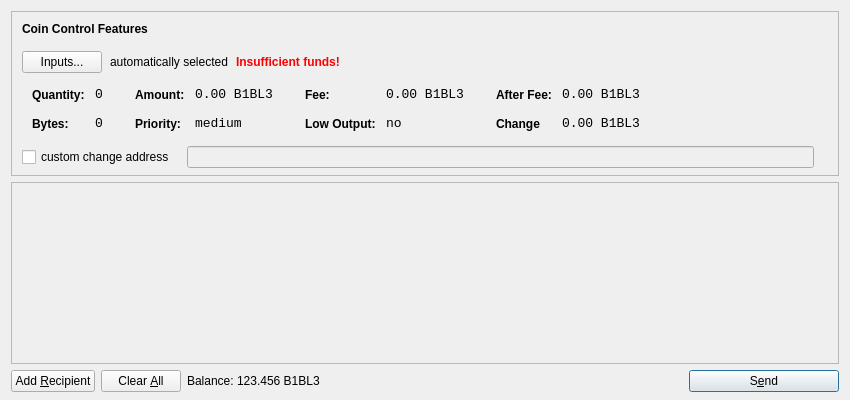
<?xml version="1.0" encoding="UTF-8"?>
<ui version="4.0">
 <class>SendCoinsDialog</class>
 <widget class="QDialog" name="SendCoinsDialog">
  <property name="geometry">
   <rect>
    <x>0</x>
    <y>0</y>
    <width>850</width>
    <height>400</height>
   </rect>
  </property>
  <property name="windowTitle">
   <string>Send Coins</string>
  </property>
  <layout class="QVBoxLayout" name="verticalLayout" stretch="0,1,0">
   <property name="bottomMargin">
    <number>8</number>
   </property>
   <item>
    <widget class="QFrame" name="frameCoinControl">
     <property name="sizePolicy">
      <sizepolicy hsizetype="Expanding" vsizetype="Expanding">
       <horstretch>0</horstretch>
       <verstretch>0</verstretch>
      </sizepolicy>
     </property>
     <property name="maximumSize">
      <size>
       <width>16777215</width>
       <height>16777215</height>
      </size>
     </property>
     <property name="frameShape">
      <enum>QFrame::StyledPanel</enum>
     </property>
     <property name="frameShadow">
      <enum>QFrame::Sunken</enum>
     </property>
     <layout class="QVBoxLayout" name="verticalLayoutCoinControl2">
      <property name="spacing">
       <number>-1</number>
      </property>
      <property name="leftMargin">
       <number>0</number>
      </property>
      <property name="topMargin">
       <number>0</number>
      </property>
      <property name="rightMargin">
       <number>0</number>
      </property>
      <property name="bottomMargin">
       <number>6</number>
      </property>
      <item>
       <layout class="QVBoxLayout" name="verticalLayoutCoinControl" stretch="0,0,0,0,1">
        <property name="spacing">
         <number>0</number>
        </property>
        <property name="leftMargin">
         <number>10</number>
        </property>
        <property name="topMargin">
         <number>10</number>
        </property>
        <item>
         <layout class="QHBoxLayout" name="horizontalLayoutCoinControl1">
          <property name="bottomMargin">
           <number>15</number>
          </property>
          <item>
           <widget class="QLabel" name="labelCoinControlFeatures">
            <property name="sizePolicy">
             <sizepolicy hsizetype="Preferred" vsizetype="Maximum">
              <horstretch>0</horstretch>
              <verstretch>0</verstretch>
             </sizepolicy>
            </property>
            <property name="font">
             <font>
              <weight>75</weight>
              <bold>true</bold>
             </font>
            </property>
            <property name="styleSheet">
             <string notr="true">font-weight:bold;</string>
            </property>
            <property name="text">
             <string>Coin Control Features</string>
            </property>
           </widget>
          </item>
         </layout>
        </item>
        <item>
         <layout class="QHBoxLayout" name="horizontalLayoutCoinControl2" stretch="0,0,0,0">
          <property name="spacing">
           <number>8</number>
          </property>
          <property name="bottomMargin">
           <number>10</number>
          </property>
          <item>
           <widget class="QPushButton" name="pushButtonCoinControl">
            <property name="styleSheet">
             <string notr="true"/>
            </property>
            <property name="text">
             <string>Inputs...</string>
            </property>
           </widget>
          </item>
          <item>
           <widget class="QLabel" name="labelCoinControlAutomaticallySelected">
            <property name="text">
             <string>automatically selected</string>
            </property>
            <property name="margin">
             <number>5</number>
            </property>
           </widget>
          </item>
          <item>
           <widget class="QLabel" name="labelCoinControlInsuffFunds">
            <property name="font">
             <font>
              <weight>75</weight>
              <bold>true</bold>
             </font>
            </property>
            <property name="styleSheet">
             <string notr="true">color:red;font-weight:bold;</string>
            </property>
            <property name="text">
             <string>Insufficient funds!</string>
            </property>
            <property name="margin">
             <number>5</number>
            </property>
           </widget>
          </item>
          <item>
           <spacer name="horizontalSpacerCoinControl">
            <property name="orientation">
             <enum>Qt::Horizontal</enum>
            </property>
            <property name="sizeHint" stdset="0">
             <size>
              <width>40</width>
              <height>1</height>
             </size>
            </property>
           </spacer>
          </item>
         </layout>
        </item>
        <item>
         <widget class="QWidget" name="widgetCoinControl" native="true">
          <property name="sizePolicy">
           <sizepolicy hsizetype="Preferred" vsizetype="Preferred">
            <horstretch>0</horstretch>
            <verstretch>0</verstretch>
           </sizepolicy>
          </property>
          <property name="minimumSize">
           <size>
            <width>0</width>
            <height>0</height>
           </size>
          </property>
          <property name="styleSheet">
           <string notr="true"/>
          </property>
          <layout class="QHBoxLayout" name="horizontalLayoutCoinControl5">
           <property name="margin">
            <number>0</number>
           </property>
           <item>
            <layout class="QHBoxLayout" name="horizontalLayoutCoinControl3" stretch="0,0,0,1">
             <property name="spacing">
              <number>20</number>
             </property>
             <property name="topMargin">
              <number>0</number>
             </property>
             <property name="bottomMargin">
              <number>10</number>
             </property>
             <item>
              <layout class="QFormLayout" name="formLayoutCoinControl1">
               <property name="horizontalSpacing">
                <number>10</number>
               </property>
               <property name="verticalSpacing">
                <number>14</number>
               </property>
               <property name="leftMargin">
                <number>10</number>
               </property>
               <property name="topMargin">
                <number>4</number>
               </property>
               <property name="rightMargin">
                <number>6</number>
               </property>
               <item row="0" column="0">
                <widget class="QLabel" name="labelCoinControlQuantityText">
                 <property name="styleSheet">
                  <string notr="true">font-weight:bold;</string>
                 </property>
                 <property name="text">
                  <string>Quantity:</string>
                 </property>
                 <property name="margin">
                  <number>0</number>
                 </property>
                </widget>
               </item>
               <item row="0" column="1">
                <widget class="QLabel" name="labelCoinControlQuantity">
                 <property name="font">
                  <font>
                   <family>Monospace</family>
                   <pointsize>10</pointsize>
                  </font>
                 </property>
                 <property name="cursor">
                  <cursorShape>IBeamCursor</cursorShape>
                 </property>
                 <property name="contextMenuPolicy">
                  <enum>Qt::ActionsContextMenu</enum>
                 </property>
                 <property name="text">
                  <string>0</string>
                 </property>
                 <property name="margin">
                  <number>0</number>
                 </property>
                 <property name="textInteractionFlags">
                  <set>Qt::LinksAccessibleByMouse|Qt::TextSelectableByKeyboard|Qt::TextSelectableByMouse</set>
                 </property>
                </widget>
               </item>
               <item row="1" column="0">
                <widget class="QLabel" name="labelCoinControlBytesText">
                 <property name="styleSheet">
                  <string notr="true">font-weight:bold;</string>
                 </property>
                 <property name="text">
                  <string>Bytes:</string>
                 </property>
                </widget>
               </item>
               <item row="1" column="1">
                <widget class="QLabel" name="labelCoinControlBytes">
                 <property name="font">
                  <font>
                   <family>Monospace</family>
                   <pointsize>10</pointsize>
                  </font>
                 </property>
                 <property name="cursor">
                  <cursorShape>IBeamCursor</cursorShape>
                 </property>
                 <property name="contextMenuPolicy">
                  <enum>Qt::ActionsContextMenu</enum>
                 </property>
                 <property name="text">
                  <string>0</string>
                 </property>
                 <property name="textInteractionFlags">
                  <set>Qt::LinksAccessibleByMouse|Qt::TextSelectableByKeyboard|Qt::TextSelectableByMouse</set>
                 </property>
                </widget>
               </item>
              </layout>
             </item>
             <item>
              <layout class="QFormLayout" name="formLayoutCoinControl2">
               <property name="horizontalSpacing">
                <number>10</number>
               </property>
               <property name="verticalSpacing">
                <number>14</number>
               </property>
               <property name="leftMargin">
                <number>6</number>
               </property>
               <property name="topMargin">
                <number>4</number>
               </property>
               <property name="rightMargin">
                <number>6</number>
               </property>
               <item row="0" column="0">
                <widget class="QLabel" name="labelCoinControlAmountText">
                 <property name="styleSheet">
                  <string notr="true">font-weight:bold;</string>
                 </property>
                 <property name="text">
                  <string>Amount:</string>
                 </property>
                 <property name="margin">
                  <number>0</number>
                 </property>
                </widget>
               </item>
               <item row="0" column="1">
                <widget class="QLabel" name="labelCoinControlAmount">
                 <property name="font">
                  <font>
                   <family>Monospace</family>
                   <pointsize>10</pointsize>
                  </font>
                 </property>
                 <property name="cursor">
                  <cursorShape>IBeamCursor</cursorShape>
                 </property>
                 <property name="contextMenuPolicy">
                  <enum>Qt::ActionsContextMenu</enum>
                 </property>
                 <property name="text">
                  <string>0.00 B1BL3</string>
                 </property>
                 <property name="textInteractionFlags">
                  <set>Qt::LinksAccessibleByMouse|Qt::TextSelectableByKeyboard|Qt::TextSelectableByMouse</set>
                 </property>
                </widget>
               </item>
               <item row="1" column="0">
                <widget class="QLabel" name="labelCoinControlPriorityText">
                 <property name="styleSheet">
                  <string notr="true">font-weight:bold;</string>
                 </property>
                 <property name="text">
                  <string>Priority:</string>
                 </property>
                </widget>
               </item>
               <item row="1" column="1">
                <widget class="QLabel" name="labelCoinControlPriority">
                 <property name="font">
                  <font>
                   <family>Monospace</family>
                   <pointsize>10</pointsize>
                  </font>
                 </property>
                 <property name="cursor">
                  <cursorShape>IBeamCursor</cursorShape>
                 </property>
                 <property name="contextMenuPolicy">
                  <enum>Qt::ActionsContextMenu</enum>
                 </property>
                 <property name="text">
                  <string>medium</string>
                 </property>
                 <property name="textInteractionFlags">
                  <set>Qt::LinksAccessibleByMouse|Qt::TextSelectableByKeyboard|Qt::TextSelectableByMouse</set>
                 </property>
                </widget>
               </item>
              </layout>
             </item>
             <item>
              <layout class="QFormLayout" name="formLayoutCoinControl3">
               <property name="horizontalSpacing">
                <number>10</number>
               </property>
               <property name="verticalSpacing">
                <number>14</number>
               </property>
               <property name="leftMargin">
                <number>6</number>
               </property>
               <property name="topMargin">
                <number>4</number>
               </property>
               <property name="rightMargin">
                <number>6</number>
               </property>
               <item row="0" column="0">
                <widget class="QLabel" name="labelCoinControlFeeText">
                 <property name="styleSheet">
                  <string notr="true">font-weight:bold;</string>
                 </property>
                 <property name="text">
                  <string>Fee:</string>
                 </property>
                 <property name="margin">
                  <number>0</number>
                 </property>
                </widget>
               </item>
               <item row="0" column="1">
                <widget class="QLabel" name="labelCoinControlFee">
                 <property name="font">
                  <font>
                   <family>Monospace</family>
                   <pointsize>10</pointsize>
                  </font>
                 </property>
                 <property name="cursor">
                  <cursorShape>IBeamCursor</cursorShape>
                 </property>
                 <property name="contextMenuPolicy">
                  <enum>Qt::ActionsContextMenu</enum>
                 </property>
                 <property name="text">
                  <string>0.00 B1BL3</string>
                 </property>
                 <property name="textInteractionFlags">
                  <set>Qt::LinksAccessibleByMouse|Qt::TextSelectableByKeyboard|Qt::TextSelectableByMouse</set>
                 </property>
                </widget>
               </item>
               <item row="1" column="0">
                <widget class="QLabel" name="labelCoinControlLowOutputText">
                 <property name="styleSheet">
                  <string notr="true">font-weight:bold;</string>
                 </property>
                 <property name="text">
                  <string>Low Output:</string>
                 </property>
                </widget>
               </item>
               <item row="1" column="1">
                <widget class="QLabel" name="labelCoinControlLowOutput">
                 <property name="font">
                  <font>
                   <family>Monospace</family>
                   <pointsize>10</pointsize>
                  </font>
                 </property>
                 <property name="cursor">
                  <cursorShape>IBeamCursor</cursorShape>
                 </property>
                 <property name="contextMenuPolicy">
                  <enum>Qt::ActionsContextMenu</enum>
                 </property>
                 <property name="text">
                  <string>no</string>
                 </property>
                 <property name="textInteractionFlags">
                  <set>Qt::LinksAccessibleByMouse|Qt::TextSelectableByKeyboard|Qt::TextSelectableByMouse</set>
                 </property>
                </widget>
               </item>
              </layout>
             </item>
             <item>
              <layout class="QFormLayout" name="formLayoutCoinControl4">
               <property name="horizontalSpacing">
                <number>10</number>
               </property>
               <property name="verticalSpacing">
                <number>14</number>
               </property>
               <property name="leftMargin">
                <number>6</number>
               </property>
               <property name="topMargin">
                <number>4</number>
               </property>
               <property name="rightMargin">
                <number>6</number>
               </property>
               <item row="0" column="0">
                <widget class="QLabel" name="labelCoinControlAfterFeeText">
                 <property name="styleSheet">
                  <string notr="true">font-weight:bold;</string>
                 </property>
                 <property name="text">
                  <string>After Fee:</string>
                 </property>
                 <property name="margin">
                  <number>0</number>
                 </property>
                </widget>
               </item>
               <item row="0" column="1">
                <widget class="QLabel" name="labelCoinControlAfterFee">
                 <property name="font">
                  <font>
                   <family>Monospace</family>
                   <pointsize>10</pointsize>
                  </font>
                 </property>
                 <property name="cursor">
                  <cursorShape>IBeamCursor</cursorShape>
                 </property>
                 <property name="contextMenuPolicy">
                  <enum>Qt::ActionsContextMenu</enum>
                 </property>
                 <property name="text">
                  <string>0.00 B1BL3</string>
                 </property>
                 <property name="textInteractionFlags">
                  <set>Qt::LinksAccessibleByMouse|Qt::TextSelectableByKeyboard|Qt::TextSelectableByMouse</set>
                 </property>
                </widget>
               </item>
               <item row="1" column="0">
                <widget class="QLabel" name="labelCoinControlChangeText">
                 <property name="styleSheet">
                  <string notr="true">font-weight:bold;</string>
                 </property>
                 <property name="text">
                  <string>Change</string>
                 </property>
                </widget>
               </item>
               <item row="1" column="1">
                <widget class="QLabel" name="labelCoinControlChange">
                 <property name="font">
                  <font>
                   <family>Monospace</family>
                   <pointsize>10</pointsize>
                  </font>
                 </property>
                 <property name="cursor">
                  <cursorShape>IBeamCursor</cursorShape>
                 </property>
                 <property name="contextMenuPolicy">
                  <enum>Qt::ActionsContextMenu</enum>
                 </property>
                 <property name="text">
                  <string>0.00 B1BL3</string>
                 </property>
                 <property name="textInteractionFlags">
                  <set>Qt::LinksAccessibleByMouse|Qt::TextSelectableByKeyboard|Qt::TextSelectableByMouse</set>
                 </property>
                </widget>
               </item>
              </layout>
             </item>
            </layout>
           </item>
          </layout>
         </widget>
        </item>
        <item>
         <layout class="QHBoxLayout" name="horizontalLayoutCoinControl4" stretch="0,0,0">
          <property name="spacing">
           <number>12</number>
          </property>
          <property name="sizeConstraint">
           <enum>QLayout::SetDefaultConstraint</enum>
          </property>
          <property name="topMargin">
           <number>5</number>
          </property>
          <property name="rightMargin">
           <number>5</number>
          </property>
          <item>
           <widget class="QCheckBox" name="checkBoxCoinControlChange">
            <property name="text">
             <string>custom change address</string>
            </property>
           </widget>
          </item>
          <item>
           <widget class="QLineEdit" name="lineEditCoinControlChange">
            <property name="enabled">
             <bool>false</bool>
            </property>
            <property name="sizePolicy">
             <sizepolicy hsizetype="Expanding" vsizetype="Fixed">
              <horstretch>0</horstretch>
              <verstretch>0</verstretch>
             </sizepolicy>
            </property>
           </widget>
          </item>
          <item>
           <widget class="QLabel" name="labelCoinControlChangeLabel">
            <property name="sizePolicy">
             <sizepolicy hsizetype="Preferred" vsizetype="Expanding">
              <horstretch>0</horstretch>
              <verstretch>0</verstretch>
             </sizepolicy>
            </property>
            <property name="minimumSize">
             <size>
              <width>0</width>
              <height>0</height>
             </size>
            </property>
            <property name="text">
             <string/>
            </property>
            <property name="margin">
             <number>3</number>
            </property>
           </widget>
          </item>
         </layout>
        </item>
        <item>
         <spacer name="verticalSpacerCoinControl">
          <property name="orientation">
           <enum>Qt::Vertical</enum>
          </property>
          <property name="sizeHint" stdset="0">
           <size>
            <width>800</width>
            <height>1</height>
           </size>
          </property>
         </spacer>
        </item>
       </layout>
      </item>
     </layout>
    </widget>
   </item>
   <item>
    <widget class="QScrollArea" name="scrollArea">
     <property name="widgetResizable">
      <bool>true</bool>
     </property>
     <widget class="QWidget" name="scrollAreaWidgetContents">
      <property name="geometry">
       <rect>
        <x>0</x>
        <y>0</y>
        <width>830</width>
        <height>165</height>
       </rect>
      </property>
      <layout class="QVBoxLayout" name="verticalLayout_2">
       <property name="margin">
        <number>0</number>
       </property>
       <item>
        <layout class="QVBoxLayout" name="entries">
         <property name="spacing">
          <number>6</number>
         </property>
        </layout>
       </item>
       <item>
        <spacer name="verticalSpacer">
         <property name="orientation">
          <enum>Qt::Vertical</enum>
         </property>
         <property name="sizeHint" stdset="0">
          <size>
           <width>20</width>
           <height>40</height>
          </size>
         </property>
        </spacer>
       </item>
      </layout>
     </widget>
    </widget>
   </item>
   <item>
    <layout class="QHBoxLayout" name="horizontalLayout">
     <item>
      <widget class="QPushButton" name="addButton">
       <property name="toolTip">
        <string>Send to multiple recipients at once</string>
       </property>
       <property name="text">
        <string>Add &amp;Recipient</string>
       </property>
       <property name="icon">
        <iconset resource="../bitcoin.qrc">
         <normaloff>:/icons/add</normaloff>:/icons/add</iconset>
       </property>
       <property name="autoDefault">
        <bool>false</bool>
       </property>
      </widget>
     </item>
     <item>
      <widget class="QPushButton" name="clearButton">
       <property name="sizePolicy">
        <sizepolicy hsizetype="Minimum" vsizetype="Fixed">
         <horstretch>0</horstretch>
         <verstretch>0</verstretch>
        </sizepolicy>
       </property>
       <property name="toolTip">
        <string>Remove all transaction fields</string>
       </property>
       <property name="text">
        <string>Clear &amp;All</string>
       </property>
       <property name="icon">
        <iconset resource="../bitcoin.qrc">
         <normaloff>:/icons/remove</normaloff>:/icons/remove</iconset>
       </property>
       <property name="autoRepeatDelay">
        <number>300</number>
       </property>
       <property name="autoDefault">
        <bool>false</bool>
       </property>
      </widget>
     </item>
     <item>
      <layout class="QHBoxLayout" name="horizontalLayout_2">
       <property name="spacing">
        <number>3</number>
       </property>
       <item>
        <widget class="QLabel" name="label">
         <property name="sizePolicy">
          <sizepolicy hsizetype="Preferred" vsizetype="Fixed">
           <horstretch>0</horstretch>
           <verstretch>0</verstretch>
          </sizepolicy>
         </property>
         <property name="text">
          <string>Balance:</string>
         </property>
        </widget>
       </item>
       <item>
        <widget class="QLabel" name="labelBalance">
         <property name="sizePolicy">
          <sizepolicy hsizetype="Preferred" vsizetype="Fixed">
           <horstretch>0</horstretch>
           <verstretch>0</verstretch>
          </sizepolicy>
         </property>
         <property name="cursor">
          <cursorShape>IBeamCursor</cursorShape>
         </property>
         <property name="text">
          <string>123.456 B1BL3</string>
         </property>
         <property name="textInteractionFlags">
          <set>Qt::LinksAccessibleByMouse|Qt::TextSelectableByKeyboard|Qt::TextSelectableByMouse</set>
         </property>
        </widget>
       </item>
      </layout>
     </item>
     <item>
      <spacer name="horizontalSpacer">
       <property name="orientation">
        <enum>Qt::Horizontal</enum>
       </property>
       <property name="sizeHint" stdset="0">
        <size>
         <width>40</width>
         <height>20</height>
        </size>
       </property>
      </spacer>
     </item>
     <item>
      <widget class="QPushButton" name="sendButton">
       <property name="minimumSize">
        <size>
         <width>150</width>
         <height>0</height>
        </size>
       </property>
       <property name="toolTip">
        <string>Confirm the send action</string>
       </property>
       <property name="text">
        <string>S&amp;end</string>
       </property>
       <property name="icon">
        <iconset resource="../bitcoin.qrc">
         <normaloff>:/icons/send</normaloff>:/icons/send</iconset>
       </property>
       <property name="default">
        <bool>true</bool>
       </property>
      </widget>
     </item>
    </layout>
   </item>
  </layout>
 </widget>
 <resources>
  <include location="../bitcoin.qrc"/>
 </resources>
 <connections/>
</ui>
